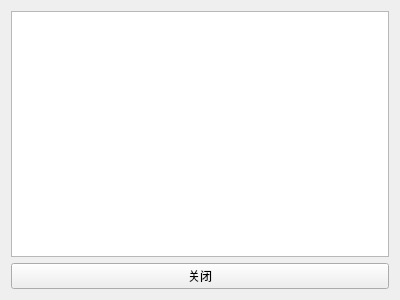
<?xml version="1.0" encoding="UTF-8"?>
<ui version="4.0">
 <class>HistoryDisplay</class>
 <widget class="QWidget" name="HistoryDisplay">
  <property name="geometry">
   <rect>
    <x>0</x>
    <y>0</y>
    <width>400</width>
    <height>300</height>
   </rect>
  </property>
  <property name="windowTitle">
   <string>消息记录及哈夫曼编码</string>
  </property>
  <layout class="QGridLayout" name="gridLayout">
   <item row="0" column="0" colspan="2">
    <widget class="QTextBrowser" name="textBrowser"/>
   </item>
   <item row="1" column="0" colspan="2">
    <widget class="QPushButton" name="But_close">
     <property name="text">
      <string>关闭</string>
     </property>
    </widget>
   </item>
  </layout>
 </widget>
 <resources/>
 <connections/>
</ui>
